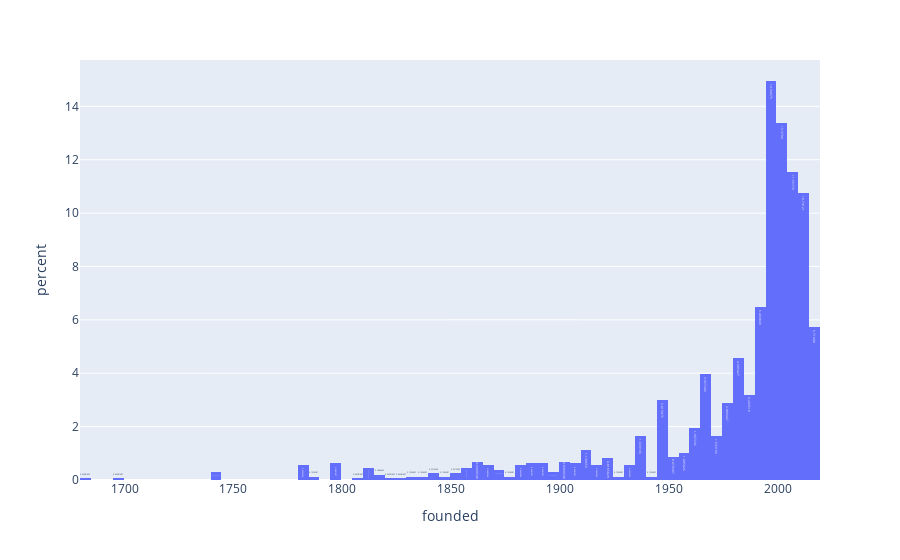

Source (notebook cell):
### Markdown cell above
#### What is the distribution of foundation year for each company ?

### Code cell
px.histogram(df,x="founded",text_auto=True,histnorm='percent')

### Figure 1 — Plotly figure (JSON) as saved in the notebook; plotly's stock layout.template omitted (floating-point values rounded to 4 significant figures; data arrays with more than 128 entries replaced by an {"elided": "..."} marker saying what was removed)
{"data": [{"alignmentgroup": "True", "bingroup": "x", "histnorm": "percent", "hovertemplate": "founded=%{x}<br>percent=%{y}<extra></extra>", "legendgroup": "", "marker": {"color": "#636efa", "pattern": {"shape": ""}}, "name": "", "offsetgroup": "", "orientation": "v", "showlegend": false, "texttemplate": "%{value}", "type": "histogram", "x": {"elided": "2251 int values"}, "xaxis": "x", "yaxis": "y"}], "layout": {"barmode": "relative", "legend": {"tracegroupgap": 0}, "margin": {"t": 60}, "xaxis": {"anchor": "y", "domain": [0, 1], "title": {"text": "founded"}}, "yaxis": {"anchor": "x", "domain": [0, 1], "title": {"text": "percent"}}}}
